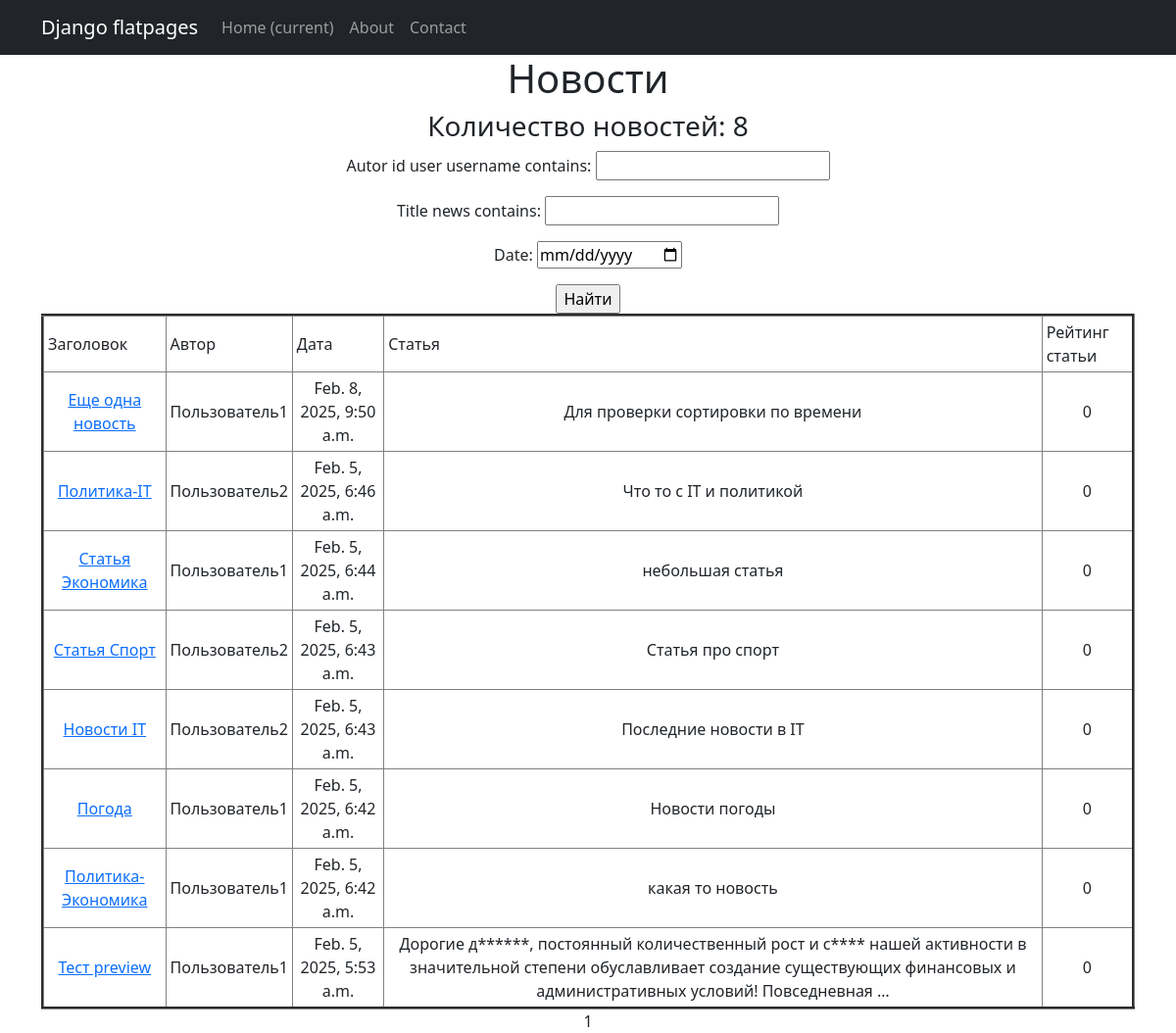
Page /news/search/ on the earlier database version.
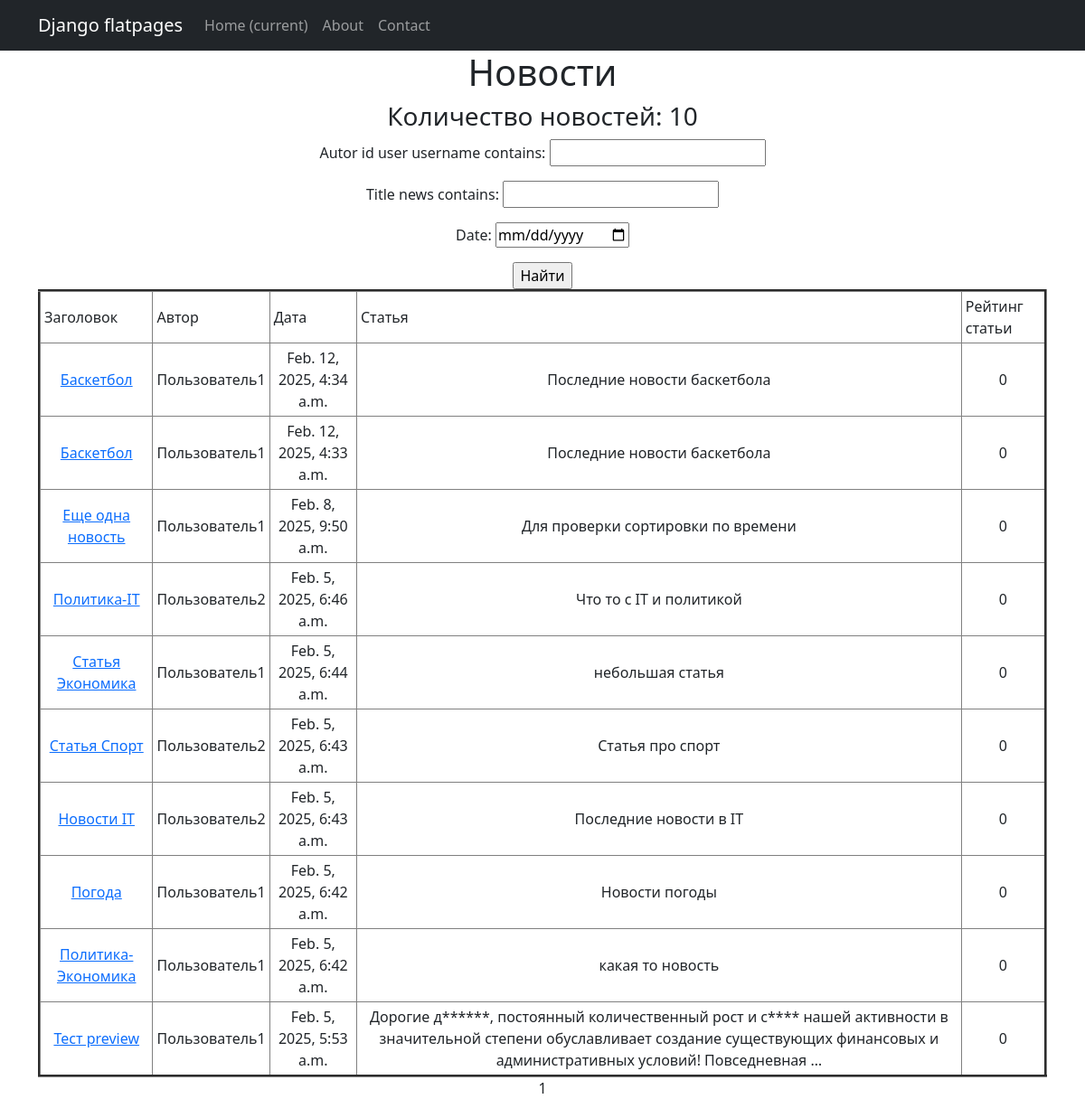
Same page on the later database version.
### news/models.py (models this page shows, shortened)
class Post(models.Model):
    news = "NW"
    article = "AR"
    POSITIONS = [(news, "Новость"),
                 (article, "Статья")]
    autor_id = models.ForeignKey(Author, on_delete=models.CASCADE)
    type = models.CharField(max_length = 2, choices=POSITIONS, default=news)
    date_time = models.DateTimeField(auto_now_add=True)
    category = models.ManyToManyField(Category, through="PostCategory")
    title_news = models.CharField(max_length = 128)
    text_news = models.TextField()
    rating_post = models.IntegerField(default = 0)

class Censorship(models.Model):
    word = models.CharField(max_length = 255, unique=True)
    def __str__(self):
        return f'{self.word}'

class Author(models.Model):
    rating_autor = models.IntegerField(default = 0)
    user = models.OneToOneField(User, on_delete=models.CASCADE)

### news/views.py (the view)
# urls.py: path('search/', PostSearch.as_view(), name="news_search"),
class PostSearch(ListView):
    model = Post
    ordering = '-date_time'
    template_name = 'post_search.html'
    context_object_name = 'post_search'
    paginate_by = 10
    def get_queryset(self):
        queryset = super().get_queryset()
        self.filterset = NewsFilter(self.request.GET, queryset)
        return self.filterset.qs
    def get_context_data(self, **kwargs):
        context = super().get_context_data(**kwargs)
        context['filterset'] = self.filterset
        return context

### news/templatetags/custom_filters.py (called while the page is built)
def delete_symbol_l_r(word):
    symbols = ['!', '"', '#', '$', '%', '&', "'", '(', ')' '*',"\\", '+', ',', '-', '.', '/', ':', ';', '<', '=', '>', '?',
               '@', '[', ']', '^', '_', '`', '{', '|', '}']
    for symbol in symbols:
       word = word.rstrip(symbol).lstrip(symbol)
    return word

def stripping(text):
    word = ''
    for i in text:
        if i.isalpha():
            word += i
    return word.lower()

@register.filter()
def censor(text):
    list_censor = [str(i) for i in Censorship.objects.all()]
    for word in text.split():
        format_word = stripping(word)
        if format_word in list_censor:
            cencore_word = format_word[0] + "*" * (len(word) - 1)
            text = text.replace(delete_symbol_l_r(word), cencore_word)
    return text

### templates/post_search.html (shortened to what this page needs)
{% extends 'flatpages/default.html' %}
{% load custom_filters %}
{% load custom_tags %}
{% block content %}
    <h1>Новости</h1>
    <h3> Количество новостей: {{ post_search | length}} </h3>
        <form action="" method="get">
            {{ filterset.form.as_p }}
            <input type="submit" value="Найти" />
        </form>
        {% if post_search %}
            <table border="3" cellpadding="4" cellspacing="1">
                <tr>
                    <td align="left">Заголовок</td>
                    <td align="left">Автор</td>
                    <td align="left">Дата</td>
                    <td align="left">Статья</td>
                    <td align="left">Рейтинг статьи</td>
                </tr>
                {% for post in post_search%}
                <tr>
                    <td><a href="http://127.0.0.1:8000/news/{{ post.pk }}">{{ post.title_news | censor }}</a></td>
                    <td>{{ post.autor_id.user }}</td>
                    <td>{{ post.date_time }}</td>
                    <td>{{ post.text_news | truncatewords:20 | censor }}</td>
                    <td>{{ post.rating_post }}</td>
                </tr>
                {% endfor %}
            </table>
        {% else %}
        <h2>По вашему запросу ничего не найдено!</h2>
        {% endif%}
   {{ page_obj.number }}
{% endblock content %}

Differences in the rows shown:
added Post: title_news|censor "Баскетбол", autor_id.user "Пользователь1", date_time "Feb. 12, 2025, 4:34 a.m.", text_news|censor "Последние новости баскетбола", rating_post "0"
added Post: title_news|censor "Баскетбол", autor_id.user "Пользователь1", date_time "Feb. 12, 2025, 4:33 a.m.", text_news|censor "Последние новости баскетбола", rating_post "0"
Other differences:
{{ post_search | length }}: "8" → "10"
